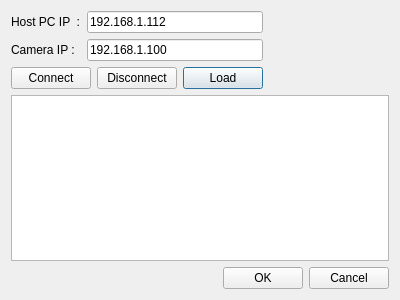
<?xml version="1.0" encoding="UTF-8"?>
<ui version="4.0">
 <class>ConnectDialog</class>
 <widget class="QDialog" name="ConnectDialog">
  <property name="geometry">
   <rect>
    <x>0</x>
    <y>0</y>
    <width>400</width>
    <height>300</height>
   </rect>
  </property>
  <property name="windowTitle">
   <string>Dialog</string>
  </property>
  <layout class="QVBoxLayout" name="verticalLayout">
   <item>
    <layout class="QGridLayout" name="gridLayout_5">
     <item row="2" column="3">
      <widget class="QPushButton" name="loadButton">
       <property name="text">
        <string>Load</string>
       </property>
      </widget>
     </item>
     <item row="0" column="0">
      <widget class="QLabel" name="hostLabel">
       <property name="toolTip">
        <string>Test Tool Tip</string>
       </property>
       <property name="text">
        <string>Host PC IP  :</string>
       </property>
       <property name="alignment">
        <set>Qt::AlignLeading|Qt::AlignLeft|Qt::AlignVCenter</set>
       </property>
      </widget>
     </item>
     <item row="1" column="0">
      <widget class="QLabel" name="cameraLabel">
       <property name="text">
        <string>Camera IP :</string>
       </property>
       <property name="alignment">
        <set>Qt::AlignLeading|Qt::AlignLeft|Qt::AlignVCenter</set>
       </property>
      </widget>
     </item>
     <item row="2" column="0" colspan="2">
      <widget class="QPushButton" name="connectButton">
       <property name="text">
        <string>Connect</string>
       </property>
      </widget>
     </item>
     <item row="2" column="2">
      <widget class="QPushButton" name="disconnectButton">
       <property name="text">
        <string>Disconnect</string>
       </property>
      </widget>
     </item>
     <item row="3" column="0" colspan="5">
      <widget class="QTextEdit" name="statusTextEdit"/>
     </item>
     <item row="0" column="4" rowspan="3">
      <spacer name="horizontalSpacer">
       <property name="orientation">
        <enum>Qt::Horizontal</enum>
       </property>
       <property name="sizeHint" stdset="0">
        <size>
         <width>40</width>
         <height>20</height>
        </size>
       </property>
      </spacer>
     </item>
     <item row="1" column="1" colspan="3">
      <widget class="QLineEdit" name="cameraLineEdit">
       <property name="text">
        <string>192.168.1.100</string>
       </property>
      </widget>
     </item>
     <item row="0" column="1" colspan="3">
      <widget class="QLineEdit" name="hostLineEdit">
       <property name="inputMask">
        <string/>
       </property>
       <property name="text">
        <string>192.168.1.112</string>
       </property>
      </widget>
     </item>
    </layout>
   </item>
   <item>
    <layout class="QHBoxLayout" name="horizontalLayout">
     <item>
      <spacer name="horizontalSpacer_2">
       <property name="orientation">
        <enum>Qt::Horizontal</enum>
       </property>
       <property name="sizeHint" stdset="0">
        <size>
         <width>40</width>
         <height>20</height>
        </size>
       </property>
      </spacer>
     </item>
     <item>
      <widget class="QPushButton" name="okButton">
       <property name="text">
        <string>OK</string>
       </property>
      </widget>
     </item>
     <item>
      <widget class="QPushButton" name="cancelButton">
       <property name="text">
        <string>Cancel</string>
       </property>
      </widget>
     </item>
    </layout>
   </item>
  </layout>
 </widget>
 <resources/>
 <connections/>
</ui>
